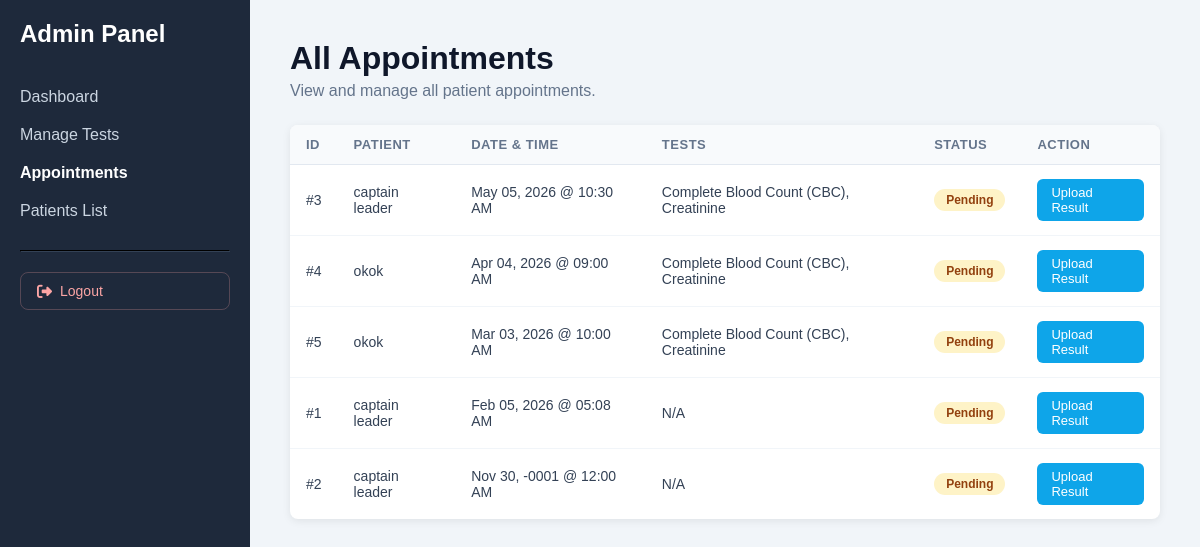
The page /admin/appointments.php (signed in) on the database its author committed.
### tables this page shows
CREATE TABLE `appointments` (
  `appointment_id` int(11) NOT NULL,
  `user_id` int(11) NOT NULL,
  `appointment_date` datetime NOT NULL,
  `status` enum('Pending','Confirmed','Completed','Cancelled') DEFAULT 'Pending',
  `cancellation_reason` text DEFAULT NULL,
  `sample_status` enum('Pending','Collected','Processing','Report Ready','Completed') DEFAULT 'Pending',
  `assigned_technician_id` int(11) DEFAULT NULL,
  `is_home_collection` tinyint(1) DEFAULT 0,
  `collection_address` text DEFAULT NULL,
  `collection_time` datetime DEFAULT NULL,
  `collection_charge` decimal(10,2) DEFAULT 0.00,
  `coupon_code` varchar(20) DEFAULT NULL,
  `discount_amount` decimal(10,2) DEFAULT 0.00,
  `total_amount` decimal(10,2) DEFAULT 0.00,
  `created_at` timestamp NOT NULL DEFAULT current_timestamp()
);

CREATE TABLE `users` (
  `user_id` int(11) NOT NULL,
  `full_name` varchar(100) NOT NULL,
  `email` varchar(100) NOT NULL,
  `email_verified` tinyint(1) DEFAULT 0,
  `email_token` varchar(255) DEFAULT NULL,
  `email_token_expiry` datetime DEFAULT NULL,
  `reset_token` varchar(255) DEFAULT NULL,
  `reset_expiry` datetime DEFAULT NULL,
  `profile_photo` varchar(255) DEFAULT NULL,
  `password` varchar(255) NOT NULL,
  `phone` varchar(20) DEFAULT NULL,
  `address` text DEFAULT NULL,
  `created_at` timestamp NOT NULL DEFAULT current_timestamp()
);

### admin/appointments.php (the view, shortened to what this page needs)
<?php
require_once '../config/init.php';
$sql = "SELECT a.appointment_id, a.appointment_date, a.status, u.full_name,
        GROUP_CONCAT(t.test_name SEPARATOR ', ') AS test_names
        FROM appointments a
        JOIN users u ON a.user_id = u.user_id
        LEFT JOIN appointment_tests apt ON a.appointment_id = apt.appointment_id
        LEFT JOIN tests t ON apt.test_id = t.test_id
        GROUP BY a.appointment_id ORDER BY a.appointment_date DESC";
$all_appointments = $conn->query($sql);
?>
<!DOCTYPE html>
<html lang="en">
<head>
    <link rel="stylesheet" href="../assets/css/style.css">
    <link rel="stylesheet" href="https://cdnjs.cloudflare.com/ajax/libs/font-awesome/6.5.0/css/all.min.css">
</head>
<body>
<div class="admin-layout">
    <div class="sidebar">
        <h2 style="margin-bottom: 30px;">Admin Panel</h2>
        <a href="index.php">Dashboard</a>
        <a href="manage_tests.php">Manage Tests</a>
        <a href="appointments.php" class="active">Appointments</a>
        <a href="users.php">Patients List</a>
        <hr style="border-color: #334155; margin: 20px 0;">
        <a href="../logout.php" class="sidebar-logout"><i class="fa-solid fa-right-from-bracket"></i> Logout</a>
    </div>
    <div class="content">
        <h1>All Appointments</h1>
        <p>View and manage all patient appointments.</p>
        <?php if ($all_appointments && $all_appointments->num_rows > 0): ?>
            <table class="appointments-table">
                <thead>
                    <tr>
                        <th>ID</th>
                        <th>Patient</th>
                        <th>Date &amp; Time</th>
                        <th>Tests</th>
                        <th>Status</th>
                        <th>Action</th>
                    </tr>
                </thead>
                <tbody>
                    <?php while($row = $all_appointments->fetch_assoc()): ?>
                    <tr>
                        <td>#<?php echo $row['appointment_id']; ?></td>
                        <td><?php echo htmlspecialchars($row['full_name']); ?></td>
                        <td><?php echo date('M d, Y @ h:i A', strtotime($row['appointment_date'])); ?></td>
                        <td><?php echo htmlspecialchars($row['test_names'] ?? 'N/A'); ?></td>
                        <td>
                            <span class="status-badge status-<?php echo strtolower($row['status']); ?>">
                                <?php echo htmlspecialchars($row['status']); ?>
                            </span>
                        </td>
                        <td>
                            <a href="upload_form.php?id=<?php echo $row['appointment_id']; ?>" class="btn-upload">Upload Result</a>
                        </td>
                    </tr>
                    <?php endwhile; ?>
                </tbody>
            </table>
        <?php else: ?>
            <div class="empty-state">
                <p>No appointments found.</p>
            </div>
        <?php endif; ?>
    </div>
</div>
</body>
</html>

### assets/css/style.css (style rules this page uses)
* { margin: 0; padding: 0; box-sizing: border-box; font-family: Arial, sans-serif; }
body { background: #f7fbff; color: #1a1a1a; }
.appointments-table { width: 100%; border-collapse: collapse; background: white; border-radius: 8px; overflow: hidden; box-shadow: 0 2px 8px rgba(0,0,0,0.08); }
.appointments-table thead { background: #f8fafc; }
.appointments-table th { padding: 12px 16px; text-align: left; font-size: 13px; color: #64748b; font-weight: 600; text-transform: uppercase; letter-spacing: 0.5px; border-bottom: 1px solid #e2e8f0; }
.appointments-table td { padding: 14px 16px; font-size: 14px; color: #334155; border-bottom: 1px solid #f1f5f9; }
.appointments-table tr:last-child td { border-bottom: none; }
.status-badge { display: inline-block; padding: 4px 12px; border-radius: 12px; font-size: 12px; font-weight: 600; }
.status-pending { background: #fef3c7; color: #92400e; }
.admin-layout { display: flex; min-height: 100vh; }
.sidebar { width: 250px; background: #1e293b; color: white; padding: 20px; }
.sidebar a { display: block; color: #cbd5e1; padding: 10px 0; text-decoration: none; }
.sidebar a.active { color: white; font-weight: 600; }
.sidebar-logout { display: flex !important; align-items: center; gap: 8px; color: #fca5a5 !important; padding: 10px 16px !important; border-radius: 8px; border: 1px solid rgba(252, 165, 165, 0.25); transition: all 0.2s ease; margin-top: 8px; font-size: 14px; }
.sidebar-logout i { font-size: 15px; }
.content { flex: 1; padding: 40px; background: #f1f5f9; overflow-x: auto; }
.content h1 { margin-bottom: 5px; color: #0f172a; }
.content > p { color: #64748b; margin-bottom: 25px; }
.btn-upload { display: inline-block; padding: 6px 14px; background: #0ea5e9; color: white; border-radius: 6px; text-decoration: none; font-size: 13px; font-weight: 500; transition: background 0.2s; border: none; cursor: pointer; }

### rows shown on the page
appointments: appointment_id "3", user.full_name "captain leader", appointment_date "May 05, 2026 @ 10:30 AM", test_names "Complete Blood Count (CBC), Creatinine", status "Pending"
appointments: appointment_id "4", user.full_name "okok", appointment_date "Apr 04, 2026 @ 09:00 AM", test_names "Complete Blood Count (CBC), Creatinine", status "Pending"
appointments: appointment_id "5", user.full_name "okok", appointment_date "Mar 03, 2026 @ 10:00 AM", test_names "Complete Blood Count (CBC), Creatinine", status "Pending"
appointments: appointment_id "1", user.full_name "captain leader", appointment_date "Feb 05, 2026 @ 05:08 AM", test_names "N/A", status "Pending"
appointments: appointment_id "2", user.full_name "captain leader", appointment_date "Nov 30, -0001 @ 12:00 AM", test_names "N/A", status "Pending"
